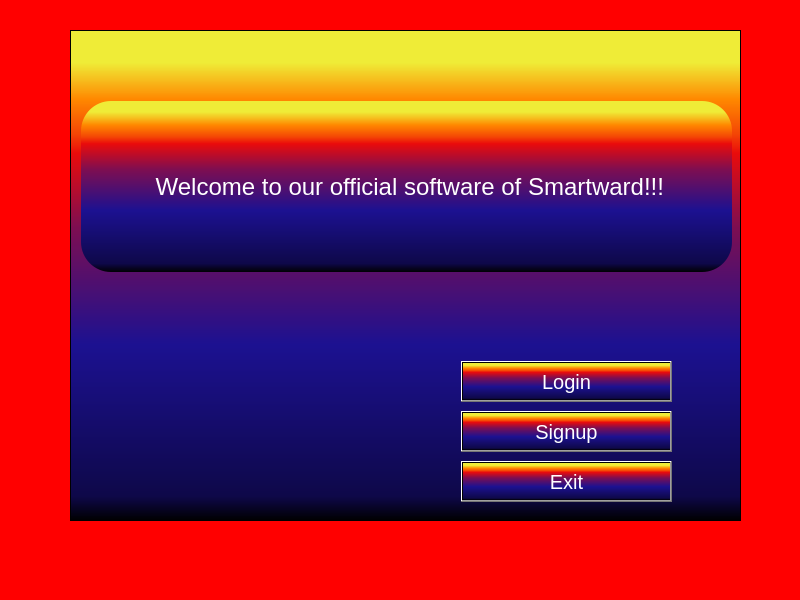
<?xml version="1.0" encoding="UTF-8"?>
<ui version="4.0">
 <class>MainWindow</class>
 <widget class="QMainWindow" name="MainWindow">
  <property name="geometry">
   <rect>
    <x>0</x>
    <y>0</y>
    <width>800</width>
    <height>600</height>
   </rect>
  </property>
  <property name="windowTitle">
   <string>Smartward</string>
  </property>
  <property name="styleSheet">
   <string notr="true">background:red;</string>
  </property>
  <widget class="QWidget" name="centralwidget">
   <widget class="QStackedWidget" name="stackedWidget">
    <property name="geometry">
     <rect>
      <x>70</x>
      <y>30</y>
      <width>671</width>
      <height>491</height>
     </rect>
    </property>
    <property name="styleSheet">
     <string notr="true">background:qlineargradient(spread:pad, x1:0, y1:1, x2:0, y2:0, stop:0 rgba(0, 0, 0, 255), stop:0.05 rgba(14, 8, 73, 255), stop:0.36 rgba(28, 17, 145, 255), stop:0.6 rgba(126, 14, 81, 255), stop:0.75 rgba(234, 11, 11, 255), stop:0.79 rgba(244, 70, 5, 255), stop:0.86 rgba(255, 136, 0, 255), stop:0.935 rgba(239, 236, 55, 255));</string>
    </property>
    <property name="frameShape">
     <enum>QFrame::StyledPanel</enum>
    </property>
    <property name="currentIndex">
     <number>0</number>
    </property>
    <widget class="QWidget" name="home">
     <widget class="QPushButton" name="loginpage_refer_fromhome">
      <property name="geometry">
       <rect>
        <x>390</x>
        <y>330</y>
        <width>211</width>
        <height>41</height>
       </rect>
      </property>
      <property name="styleSheet">
       <string notr="true">color:white;
font-size:20px;</string>
      </property>
      <property name="text">
       <string>Login</string>
      </property>
     </widget>
     <widget class="QPushButton" name="signuppage_refer_fromhome">
      <property name="geometry">
       <rect>
        <x>390</x>
        <y>380</y>
        <width>211</width>
        <height>41</height>
       </rect>
      </property>
      <property name="styleSheet">
       <string notr="true">color:white;
font-size:20px;</string>
      </property>
      <property name="text">
       <string>Signup</string>
      </property>
     </widget>
     <widget class="QLabel" name="homepage_info">
      <property name="geometry">
       <rect>
        <x>10</x>
        <y>70</y>
        <width>651</width>
        <height>171</height>
       </rect>
      </property>
      <property name="styleSheet">
       <string notr="true">color:white;
font-size:24px;
font-family:&quot;Consolas&quot;;
border-radius:30px;</string>
      </property>
      <property name="text">
       <string> Welcome to our official software of Smartward!!!</string>
      </property>
      <property name="alignment">
       <set>Qt::AlignCenter</set>
      </property>
     </widget>
     <widget class="QPushButton" name="exit_from_home">
      <property name="geometry">
       <rect>
        <x>390</x>
        <y>430</y>
        <width>211</width>
        <height>41</height>
       </rect>
      </property>
      <property name="styleSheet">
       <string notr="true">color:white;
font-size:20px;</string>
      </property>
      <property name="text">
       <string>Exit</string>
      </property>
     </widget>
    </widget>
    <widget class="QWidget" name="signup">
     <widget class="QGroupBox" name="signup_groupbox">
      <property name="geometry">
       <rect>
        <x>90</x>
        <y>40</y>
        <width>531</width>
        <height>361</height>
       </rect>
      </property>
      <property name="styleSheet">
       <string notr="true">background:rgb(0, 0, 255);</string>
      </property>
      <property name="title">
       <string/>
      </property>
      <property name="alignment">
       <set>Qt::AlignCenter</set>
      </property>
      <widget class="QLabel" name="signup_label">
       <property name="geometry">
        <rect>
         <x>220</x>
         <y>40</y>
         <width>91</width>
         <height>31</height>
        </rect>
       </property>
       <property name="font">
        <font>
         <family>Consolas</family>
         <pointsize>16</pointsize>
        </font>
       </property>
       <property name="styleSheet">
        <string notr="true">color:black;</string>
       </property>
       <property name="text">
        <string>Sign Up</string>
       </property>
       <property name="alignment">
        <set>Qt::AlignCenter</set>
       </property>
      </widget>
      <widget class="QLineEdit" name="signup_fname_edit">
       <property name="geometry">
        <rect>
         <x>40</x>
         <y>90</y>
         <width>221</width>
         <height>41</height>
        </rect>
       </property>
       <property name="styleSheet">
        <string notr="true">border-radius:20px;
color:blue;
background:yellow;
font-family:Consolas;
font-size:20px;
font-style:normal;

</string>
       </property>
       <property name="text">
        <string>First Name</string>
       </property>
      </widget>
      <widget class="QLineEdit" name="signup_lname_edit">
       <property name="geometry">
        <rect>
         <x>280</x>
         <y>90</y>
         <width>221</width>
         <height>41</height>
        </rect>
       </property>
       <property name="styleSheet">
        <string notr="true">border-radius:20px;
color:blue;
background:yellow;
font-family:Consolas;
font-size:20px;
font-style:normal;

</string>
       </property>
       <property name="text">
        <string>Last Name</string>
       </property>
      </widget>
      <widget class="QLineEdit" name="signup_username_edit">
       <property name="geometry">
        <rect>
         <x>40</x>
         <y>150</y>
         <width>221</width>
         <height>41</height>
        </rect>
       </property>
       <property name="styleSheet">
        <string notr="true">border-radius:20px;
color:blue;
background:yellow;
font-family:Consolas;
font-size:20px;
font-style:normal;

</string>
       </property>
       <property name="text">
        <string>Username</string>
       </property>
      </widget>
      <widget class="QLineEdit" name="signup_password_edit">
       <property name="geometry">
        <rect>
         <x>40</x>
         <y>210</y>
         <width>221</width>
         <height>41</height>
        </rect>
       </property>
       <property name="styleSheet">
        <string notr="true">border-radius:20px;
color:blue;
background:yellow;
font-family:Consolas;
font-size:20px;
font-style:normal;

</string>
       </property>
       <property name="text">
        <string>Password</string>
       </property>
      </widget>
      <widget class="QLineEdit" name="signup_year_edit">
       <property name="geometry">
        <rect>
         <x>50</x>
         <y>270</y>
         <width>81</width>
         <height>41</height>
        </rect>
       </property>
       <property name="styleSheet">
        <string notr="true">border-radius:20px;
color:blue;
background:yellow;
font-family:Consolas;
font-size:20px;
font-style:normal;

</string>
       </property>
       <property name="text">
        <string>Year</string>
       </property>
      </widget>
      <widget class="QLineEdit" name="signup_repassword_edit">
       <property name="geometry">
        <rect>
         <x>290</x>
         <y>210</y>
         <width>201</width>
         <height>41</height>
        </rect>
       </property>
       <property name="styleSheet">
        <string notr="true">border-radius:20px;
color:blue;
background:yellow;
font-family:Consolas;
font-size:20px;
font-style:normal;

</string>
       </property>
       <property name="text">
        <string>Re-password</string>
       </property>
      </widget>
      <widget class="QLineEdit" name="signup_month_edit">
       <property name="geometry">
        <rect>
         <x>150</x>
         <y>270</y>
         <width>81</width>
         <height>41</height>
        </rect>
       </property>
       <property name="styleSheet">
        <string notr="true">border-radius:20px;
color:blue;
background:yellow;
font-family:Consolas;
font-size:20px;
font-style:normal;

</string>
       </property>
       <property name="text">
        <string>Month</string>
       </property>
      </widget>
      <widget class="QLineEdit" name="signup_day_edit">
       <property name="geometry">
        <rect>
         <x>250</x>
         <y>270</y>
         <width>81</width>
         <height>41</height>
        </rect>
       </property>
       <property name="styleSheet">
        <string notr="true">border-radius:20px;
color:blue;
background:yellow;
font-family:Consolas;
font-size:20px;
font-style:normal;

</string>
       </property>
       <property name="text">
        <string>Day</string>
       </property>
      </widget>
      <widget class="QPushButton" name="signup_pushbutton">
       <property name="geometry">
        <rect>
         <x>360</x>
         <y>310</y>
         <width>121</width>
         <height>41</height>
        </rect>
       </property>
       <property name="styleSheet">
        <string notr="true">border-radius:20px;
color:black;
background:red;
font-family:Consolas;
font-size:20px;
font-style:normal;
</string>
       </property>
       <property name="text">
        <string>Sign up</string>
       </property>
      </widget>
     </widget>
     <widget class="QPushButton" name="signin_refer_pushbutton">
      <property name="geometry">
       <rect>
        <x>230</x>
        <y>412</y>
        <width>261</width>
        <height>41</height>
       </rect>
      </property>
      <property name="styleSheet">
       <string notr="true">border-radius:20px;
color:black;
background:red;
font-family:Consolas;
font-size:20px;
font-style:normal;
</string>
      </property>
      <property name="text">
       <string>Or Sign in instead??</string>
      </property>
     </widget>
     <widget class="QPushButton" name="home_from_signup">
      <property name="geometry">
       <rect>
        <x>0</x>
        <y>0</y>
        <width>101</width>
        <height>41</height>
       </rect>
      </property>
      <property name="styleSheet">
       <string notr="true">border-radius:20px;
color:black;
background:red;
font-family:Consolas;
font-size:20px;
font-style:normal;
</string>
      </property>
      <property name="text">
       <string>Home</string>
      </property>
     </widget>
     <widget class="QPushButton" name="exit_from_signuppage">
      <property name="geometry">
       <rect>
        <x>520</x>
        <y>420</y>
        <width>101</width>
        <height>31</height>
       </rect>
      </property>
      <property name="styleSheet">
       <string notr="true">border-radius:20px;
color:black;
background:red;
font-family:Consolas;
font-size:20px;
font-style:normal;
</string>
      </property>
      <property name="text">
       <string>Exit</string>
      </property>
     </widget>
    </widget>
    <widget class="QWidget" name="login">
     <widget class="QGroupBox" name="signin_groupbox">
      <property name="geometry">
       <rect>
        <x>70</x>
        <y>90</y>
        <width>531</width>
        <height>281</height>
       </rect>
      </property>
      <property name="styleSheet">
       <string notr="true">background:blue;</string>
      </property>
      <property name="title">
       <string/>
      </property>
      <widget class="QLineEdit" name="username_edit">
       <property name="geometry">
        <rect>
         <x>160</x>
         <y>100</y>
         <width>221</width>
         <height>51</height>
        </rect>
       </property>
       <property name="focusPolicy">
        <enum>Qt::WheelFocus</enum>
       </property>
       <property name="styleSheet">
        <string notr="true">border-radius:20px;
color:blue;
background:yellow;
font-family:Consolas;
font-size:20px;
font-style:normal;

</string>
       </property>
       <property name="text">
        <string/>
       </property>
       <property name="alignment">
        <set>Qt::AlignCenter</set>
       </property>
      </widget>
      <widget class="QLineEdit" name="password_edit">
       <property name="geometry">
        <rect>
         <x>160</x>
         <y>160</y>
         <width>221</width>
         <height>51</height>
        </rect>
       </property>
       <property name="styleSheet">
        <string notr="true">border-radius:20px;
color:blue;
background:yellow;
font-family:Consolas;
font-size:20px;
font-style:normal;


</string>
       </property>
       <property name="text">
        <string/>
       </property>
       <property name="echoMode">
        <enum>QLineEdit::Password</enum>
       </property>
       <property name="alignment">
        <set>Qt::AlignCenter</set>
       </property>
      </widget>
      <widget class="QPushButton" name="signin_pushbutton">
       <property name="geometry">
        <rect>
         <x>200</x>
         <y>220</y>
         <width>151</width>
         <height>41</height>
        </rect>
       </property>
       <property name="styleSheet">
        <string notr="true">border-radius:20px;
color:black;
background:red;
font-family:Consolas;
font-size:20px;
font-style:normal;

</string>
       </property>
       <property name="text">
        <string>Sign in</string>
       </property>
      </widget>
      <widget class="QLabel" name="signin_label">
       <property name="geometry">
        <rect>
         <x>220</x>
         <y>30</y>
         <width>101</width>
         <height>31</height>
        </rect>
       </property>
       <property name="font">
        <font>
         <family>Consolas</family>
         <pointsize>16</pointsize>
        </font>
       </property>
       <property name="styleSheet">
        <string notr="true">color:Black;
font-style:bold;
font-family:&quot;Consolas&quot;;</string>
       </property>
       <property name="text">
        <string>Sign In</string>
       </property>
       <property name="alignment">
        <set>Qt::AlignCenter</set>
       </property>
      </widget>
      <widget class="QLabel" name="signin_password_label">
       <property name="geometry">
        <rect>
         <x>46</x>
         <y>172</y>
         <width>101</width>
         <height>21</height>
        </rect>
       </property>
       <property name="styleSheet">
        <string notr="true">font-size:18px;
font-family:&quot;arial&quot;;</string>
       </property>
       <property name="text">
        <string>Password</string>
       </property>
      </widget>
      <widget class="QLabel" name="signin_username_label">
       <property name="geometry">
        <rect>
         <x>46</x>
         <y>112</y>
         <width>101</width>
         <height>21</height>
        </rect>
       </property>
       <property name="styleSheet">
        <string notr="true">font-size:18px;
font-family:&quot;arial&quot;;</string>
       </property>
       <property name="text">
        <string>Username</string>
       </property>
      </widget>
     </widget>
     <widget class="QPushButton" name="signup_refer_pushbutton">
      <property name="geometry">
       <rect>
        <x>80</x>
        <y>390</y>
        <width>451</width>
        <height>41</height>
       </rect>
      </property>
      <property name="styleSheet">
       <string notr="true">border-radius:20px;
color:black;
background:red;
font-family:Consolas;
font-size:20px;
font-style:normal;
</string>
      </property>
      <property name="text">
       <string>Don't have an account!! Sign up instead!</string>
      </property>
     </widget>
     <widget class="QPushButton" name="home_from_signin">
      <property name="geometry">
       <rect>
        <x>0</x>
        <y>0</y>
        <width>101</width>
        <height>41</height>
       </rect>
      </property>
      <property name="styleSheet">
       <string notr="true">border-radius:20px;
color:black;
background:red;
font-family:Consolas;
font-size:20px;
font-style:normal;
</string>
      </property>
      <property name="text">
       <string>Home</string>
      </property>
     </widget>
     <widget class="QPushButton" name="exit_from_signinpage">
      <property name="geometry">
       <rect>
        <x>540</x>
        <y>390</y>
        <width>101</width>
        <height>41</height>
       </rect>
      </property>
      <property name="styleSheet">
       <string notr="true">border-radius:20px;
color:black;
background:red;
font-family:Consolas;
font-size:20px;
font-style:normal;
</string>
      </property>
      <property name="text">
       <string>Exit</string>
      </property>
     </widget>
    </widget>
   </widget>
  </widget>
  <widget class="QMenuBar" name="menubar">
   <property name="geometry">
    <rect>
     <x>0</x>
     <y>0</y>
     <width>800</width>
     <height>21</height>
    </rect>
   </property>
  </widget>
  <widget class="QStatusBar" name="statusbar"/>
 </widget>
 <resources/>
 <connections/>
</ui>
